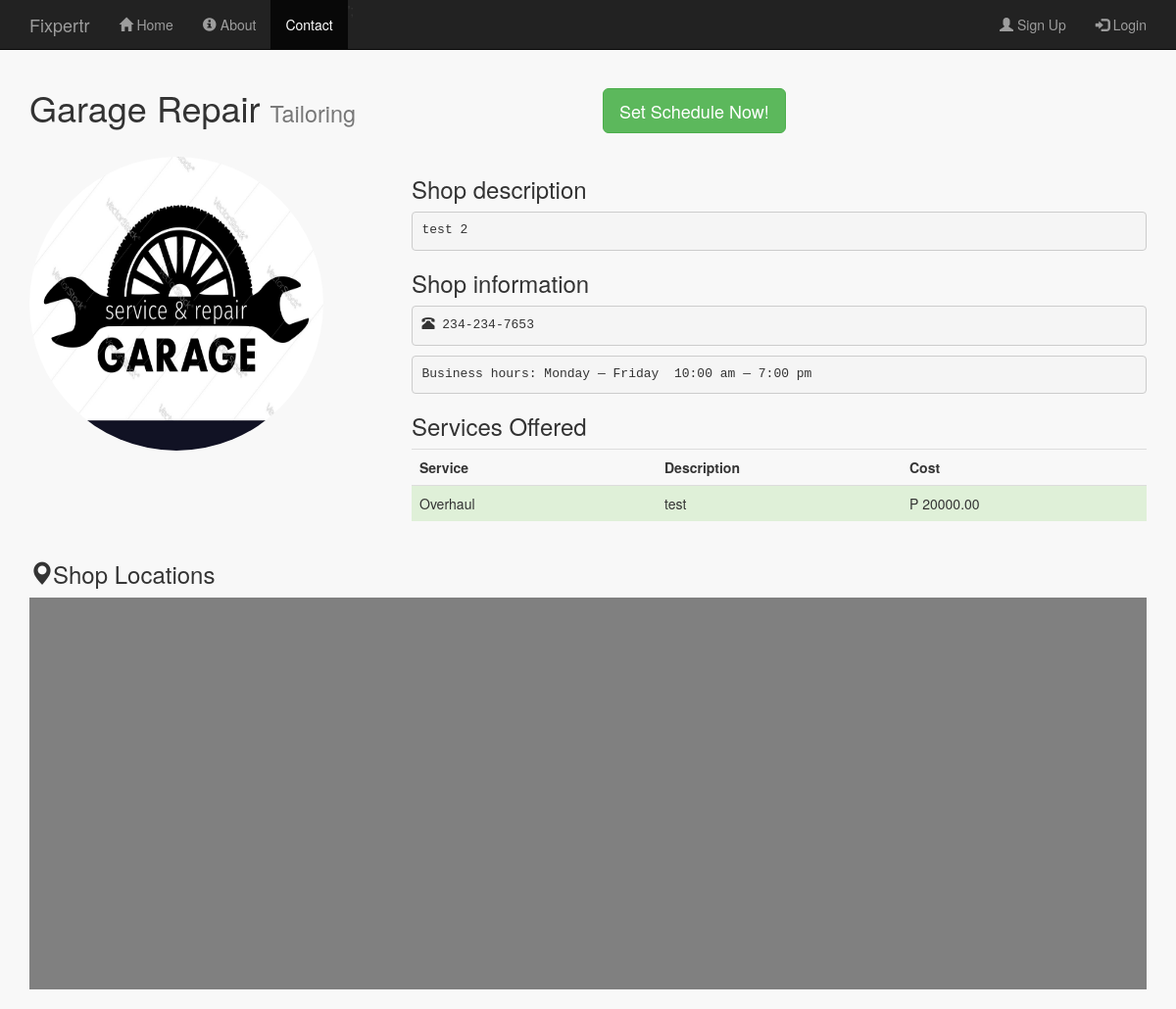
Page /public/shop_profile.php?view=37 on the earlier database version.
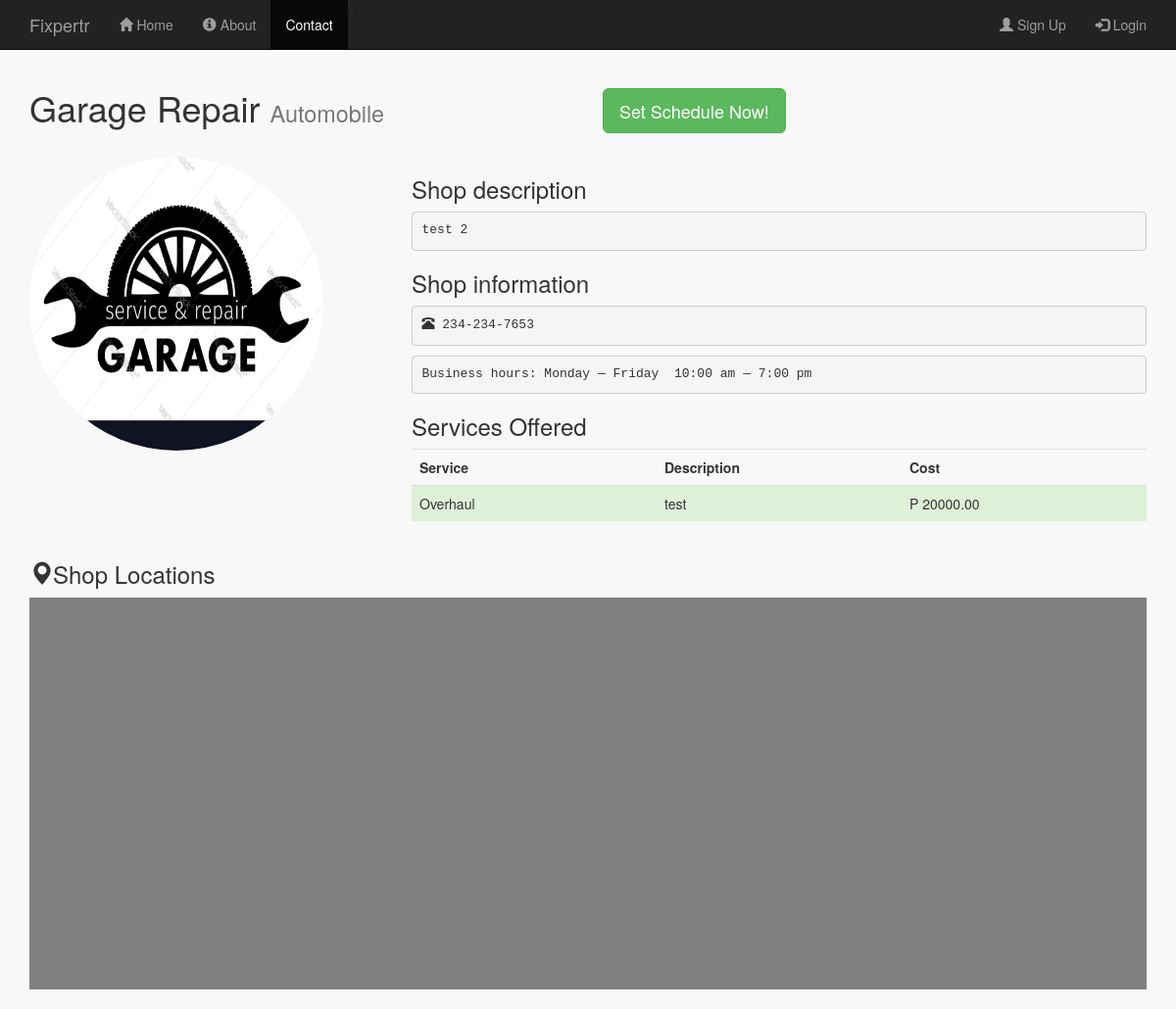
Same page on the later database version.
### tables this page shows
CREATE TABLE IF NOT EXISTS `shops` (
  `shop_id` int(11) NOT NULL AUTO_INCREMENT,
  `user_id` int(11) NOT NULL,
  `shop_cat_id` int(11) NOT NULL,
  `shop_name` varchar(256) NOT NULL,
  `shop_description` varchar(256) NOT NULL,
  `shop_image` varchar(256) NOT NULL,
  `shop_contact` varchar(256) NOT NULL,
  `day_start` varchar(20) NOT NULL,
  `day_end` varchar(20) NOT NULL,
  `time_start` time NOT NULL,
  `time_end` time NOT NULL,
  `date_created` date NOT NULL,
  PRIMARY KEY (`shop_id`),
  KEY `shops_ibfk_1` (`user_id`),
  KEY `shop_cat_id` (`shop_cat_id`)
);

CREATE TABLE IF NOT EXISTS `shop_categories` (
  `shop_cat_id` int(11) NOT NULL AUTO_INCREMENT,
  `shop_category` varchar(256) NOT NULL,
  `category_desc` text NOT NULL,
  PRIMARY KEY (`shop_cat_id`)
);

CREATE TABLE IF NOT EXISTS `services` (
  `service_id` int(11) NOT NULL AUTO_INCREMENT,
  `shop_id` int(11) NOT NULL,
  `service_name` varchar(256) NOT NULL,
  `service_description` varchar(256) NOT NULL,
  `service_cost` decimal(13,2) NOT NULL,
  PRIMARY KEY (`service_id`),
  KEY `services_ibfk_1` (`shop_id`)
);

### public/shop_profile.php (the view, shortened to what this page needs)
<?php
    include_once '../includes/db_connection.php';
    $id = 0;
    $shop_name = '';
    $shop_description = '';
    $shop_contact = '';
    $day_start = '';
    $day_end = '';
    $time_start = '';
    $time_end = '';
    $shop_category = 0;
    if (isset($_GET['view'])) {
    $id = $_GET['view'];
    $rec = mysqli_query($connection,"SELECT * FROM shops,shop_categories WHERE shop_id = $id AND shops.shop_cat_id = shop_categories.shop_cat_id");
    $record = mysqli_fetch_array($rec);
    $id = $record['shop_id'];
    $shop_name = $record['shop_name'];
    $shop_image = $record['shop_image'];
    $shop_description = $record['shop_description'];
    $shop_contact = $record['shop_contact'];
    $day_start = $record['day_start'];
    $day_end = $record['day_end'];
    $time_start = date("g:i a", strtotime($record['time_start'])); ;
    $time_end = date("g:i a", strtotime($record['time_end']));
    $shop_category = $record['shop_category'];
  }
    $service_results = mysqli_query($connection, "SELECT * FROM services WHERE shop_id = ".$_GET['view']."");
?>
<!doctype html>
<html lang="en">
  <head>
    <link rel="stylesheet" type="text/css" href="stylesheets/bootstrap.min.css">
    <link rel="stylesheet" type="text/css" href="stylesheets/mystyles.css">
  </head>
  <body id="contact">
  <?php include '../includes/layouts/header.php';?>
      <div class=" content container">
           <div class="row">
          <div class="col-md-6">
            <h1><?php echo $shop_name; ?> <small><?php echo $shop_category; ?></small></h1>
          </div>
          <div class="col-md-6">
            <a href="set_schedule.php?set=<?php echo $id; ?>" class="btn btn-success btn-lg" style="margin-top: 20px;" role="button">Set Schedule Now!</a>
          </div>
        </div>
        <div class="row" style="margin-top: 20px;">
          <div class="col-sm-4">
            <img src="images/<?php echo $shop_image?>"  style="height: 300px; width: 300px;" class="img-responsive img-circle">
          </div>
          <div class="col-sm-8">
            <h3>Shop description</h3>
            <p><pre><?php echo $shop_description; ?></pre></p>
            <h3>Shop information</h3>
            <p><pre><span class="glyphicon glyphicon-phone-alt"></span> <?php echo $shop_contact; ?></pre></p>
             <p><pre>Business hours: <?php echo $day_start; ?> &mdash; <?php echo $day_end; ?>  <?php echo $time_start; ?> &mdash; <?php echo $time_end; ?></pre></p>
            <h3>Services Offered</h3>
            <div class="table-responsive" >
              <table class="table ">
                <tr>
                  <th width="20%">Service</th>
                  <th width="20%">Description</th>
                  <th width="20%">Cost</th>
                </tr>
                 <?php while ($row = mysqli_fetch_array($service_results)) { ?>
                  <tr class="success">
                      <td > <?php echo $row['service_name']; ?></td>
                      <td > <?php echo $row['service_description'];?></td>
                      <td >P <?php echo $row['service_cost'];?></td>
                  </tr>
                  <?php } ?>
              </table>
            </div>
          </div>
        </div>
             <div class="row">
            <div class="col-md-12">
                      <h3><span class="glyphicon glyphicon-map-marker"></span>Shop Locations</h3>
                 <div id="map" style="margin-bottom: 20px;"></div>
            </div>
          </div>
      </div>
    <?php include '../includes/layouts/footer.php';?>

Differences in the rows shown:
changed shops "Garage Repair": shop_cat.shop_category "Tailoring" → "Automobile"
